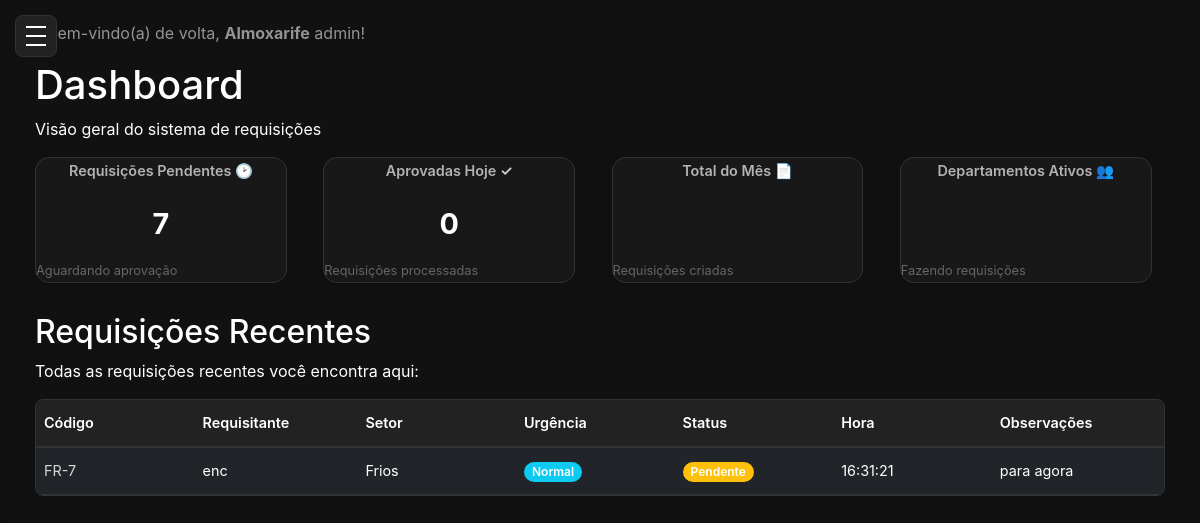
/dashboard/ (signed in), run on the app's committed database.
### core/models.py (models this page shows, shortened)
class User(AbstractUser):
    id = models.UUIDField(primary_key=True, default = uuid.uuid4, editable=False)
    email = models.EmailField(unique=True)
    role = models.CharField(
        max_length=20,
        choices=Role.choices,
        default=Role.Almoxarife,
        verbose_name='Função',
    )
    sector = models.ForeignKey(Sector, on_delete=models.SET_NULL, blank=True, null=True)
    is_active = models.BooleanField(default=True, verbose_name="Ativo")
    USERNAME_FIELD = 'email'  # Ou 'email' se quiser autenticar por email
    REQUIRED_FIELDS = ['username']  # Garante que o email é obrigatório no admin
    class Meta:
        verbose_name = 'Usuário'
        verbose_name_plural = 'Usuários'

class Request(models.Model):
    id = models.UUIDField(primary_key=True, default = uuid.uuid4, editable=False)
    requester = models.ForeignKey(User,
        on_delete=models.PROTECT,
        related_name='requests_made',
        verbose_name="Requisitante",
    )
    atendido_por = models.ForeignKey(User,
        on_delete=models.SET_NULL,
        related_name='requests_attended',
        verbose_name="Atendido por",
        null=True, blank=True
    )
    sector = models.ForeignKey(Sector,
        on_delete=models.PROTECT,
        related_name='requests_from_sector',
        verbose_name="Setor",
    )
    request_code = models.CharField(max_length=20, unique=True, blank=True, null=True, verbose_name="Código da Requisição")
    urgency = models.CharField(
        max_length=10,
        choices=Urgency.choices,
        default=Urgency.NORMAL,
        verbose_name="Urgência",
    )
    observations = models.TextField(max_length=255, verbose_name="Observações")
    status = models.CharField(
        max_length=15,
        choices=RequestStatus.choices,
        default=RequestStatus.PENDING,
        verbose_name="Status",
    )
    created_at = models.DateTimeField(auto_now_add=True, verbose_name="Data da Requisição")
    updated_at = models.DateTimeField(auto_now=True, verbose_name="Ultima Atualização")
    class Meta:
        verbose_name = 'Requisição'
        verbose_name_plural = 'Requisições'
        ordering = ['-created_at']

class Sector(models.Model):
    id = models.UUIDField(primary_key=True, default = uuid.uuid4, editable=False)
    name = models.CharField(max_length=100, unique=True, verbose_name="Nome do Setor")
    created_at = models.DateTimeField(auto_now_add=True)
    updated_at = models.DateTimeField(auto_now=True)
    class Meta:
        verbose_name = 'Setor'
        verbose_name_plural = 'Setores'
        ordering = ['name'] #Ordernar por nome Padrão

### core/views.py (the view, shortened to what this page needs)
# urls.py: path('dashboard/', views.dashboard, name='dashboard'),
@login_required
def dashboard(request):
    now = timezone.now()
    papel = request.user.role
    today = timezone.localdate()
    if papel == Role.Encarregado:
        requisicoes_do_dia = Request.objects.filter(requester=request.user, created_at__date=today).order_by('-created_at')
    else:
        requisicoes_do_dia = Request.objects.filter(created_at__date=today).order_by('-created_at')
    context = {
        'now': now,
        'user': request.user,
        'papel': papel,
        'requisicoes_do_dia': requisicoes_do_dia,
        'data_today': today,
    }
    stats_qs = Request.objects.all()
    user_stats_qs = Request.objects.filter(requester=request.user)
    if papel == Role.Encarregado:
        pendentes = user_stats_qs.filter(status=RequestStatus.PENDING).count()
        aprovadas_hoje = user_stats_qs.filter(status=RequestStatus.APPROVED, updated_at__date=today).count()
        total_mes = user_stats_qs.filter(created_at__month=now.month, created_at__year=now.year).count()
        context.update({
            'pendentes': pendentes,
            'aprovadas_hoje': aprovadas_hoje,
            'total_mes': total_mes,
        })
    else: # Gestor e Almoxarife
        pendentes = stats_qs.filter(status=RequestStatus.PENDING).count()
        em_atendimento = stats_qs.filter(status=RequestStatus.EM_ATENDIMENTO).count()
        aprovadas_hoje = stats_qs.filter(status=RequestStatus.APPROVED, updated_at__date=today).count()
        context.update({
            'pendentes': pendentes,
            'em_atendimento': em_atendimento,
            'aprovadas_hoje': aprovadas_hoje,
        })
    alertas = []
    urgentes_pendentes = Request.objects.filter(status=RequestStatus.PENDING, urgency='URGENTE').count()
    context['alertas'] = alertas
    base_recentes_qs = Request.objects.all()
    if papel == Role.Encarregado:
        base_recentes_qs = Request.objects.filter(requester=request.user)
    recentes_qs = base_recentes_qs.filter(
        Q(status=RequestStatus.EM_ATENDIMENTO) | Q(status=RequestStatus.PENDING)
    ).order_by('-updated_at')[:5]
    recentes = []
    for req in recentes_qs:
        if req.status == RequestStatus.PENDING:
            status_cor = 'warning'
        elif req.status == RequestStatus.EM_ATENDIMENTO:
            status_cor = 'primary'
        elif req.status == RequestStatus.APPROVED:
            status_cor = 'success'
        else:
            status_cor = 'secondary'
        recentes.append({
            'status': dict(RequestStatus.choices).get(req.status, req.status),
            'status_cor': status_cor,
            'request_code': req.request_code,
            'first_item': req.items.first().item_requested if req.items.exists() else 'N/A',
            'solicitante': req.requester.get_full_name() or req.requester.username,
            'setor': req.sector.name if req.sector else '',
            'data': req.updated_at, # Usar updated_at para refletir atividade recente
            'id': req.id
        })
    context['recentes'] = recentes
    return render(request, 'core/dashboard.html', context)

### templates/core/dashboard.html (shortened to what this page needs)
{% extends "base.html" %}
{% load static %}
{% block content %}
    <h1>Dashboard</h1>
    <p>Visão geral do sistema de requisições</p>
    <div class="cards-container">
        <div class="card">
            <div class="card-title">Requisições Pendentes <span class="card-icon">&#128337;</span></div>
            <div class="card-value">{{ pendentes }}</div>
            <div class="card-desc">Aguardando aprovação</div>
        </div>
        <div class="card">
            <div class="card-title">Aprovadas Hoje <span class="card-icon">&#10003;</span></div>
            <div class="card-value">{{ aprovadas_hoje }}</div>
            <div class="card-desc">Requisições processadas</div>
        </div>
        <div class="card">
            <div class="card-title">Total do Mês <span class="card-icon">&#128196;</span></div>
            <div class="card-desc">Requisições criadas</div>
        </div>
        <div class="card">
            <div class="card-title">Departamentos Ativos <span class="card-icon">&#128101;</span></div>
            <div class="card-desc">Fazendo requisições</div>
        </div>
    </div>
    <div class="table-wrapper">
        <h2>Requisições Recentes</h2>
        <p>Todas as requisições recentes você encontra aqui:</p>
        <div class="table-responsive-wrapper">
            <table class="table table-dark table-borderless table-hover">
                <thead>
                    <tr>
                        <th>Código</th>
                        <th>Requisitante</th>
                        <th>Setor</th>
                        <th>Urgência</th>
                        <th>Status</th>
                        <th>Hora</th>
                        <th>Observações</th>
                    </tr>
                </thead>
                <tbody>
                    {% for req in requisicoes_do_dia %}
                        <tr>
                            <td><a href="{% url 'core:detalhe_requisicao' req.id %}">{{ req.request_code }}</a></td>
                            <td>{{ req.requester.get_full_name|default:req.requester.username }}</td>
                            <td>{{ req.sector.name }}</td>
                            <td>
                                {% if req.urgency == 'URGENTE' %}
                                    <span class="badge bg-danger">{{ req.get_urgency_display }}</span>
                                {% else %}
                                    <span class="badge bg-info">{{ req.get_urgency_display }}</span>
                                {% endif %}
                            </td>
                            <td>
                                {% if req.status == 'PENDING' %}
                                    <span class="badge bg-warning">{{ req.get_status_display }}</span>
                                {% elif req.status == 'APPROVED' %}
                                    <span class="badge bg-success">{{ req.get_status_display }}</span>
                                {% else %}
                                    <span class="badge bg-secondary">{{ req.get_status_display }}</span>
                                {% endif %}
                            </td>
                            <td>{{ req.created_at|date:"H:i:s" }}</td>
                            <td>{{ req.observations|truncatechars:50 }}</td>
                        </tr>
                    {% empty %}
                        <tr>
                            <td colspan="7" class="text-center">Nenhuma Requisição encontrada</td>
                        </tr>
                    {% endfor %}
                </tbody>
            </table>
        </div>
    </div>
{% endblock %}

### templates/base.html (shortened to what this page needs)
<!DOCTYPE html>
<html lang="pt-br">
<head>
    <link href="https://cdn.jsdelivr.net/npm/bootstrap@5.3.3/dist/css/bootstrap.min.css" rel="stylesheet">
    {% load static %}
    <link rel="stylesheet" href="{% static 'style.css' %}">
</head>
<body>
    <button class="mobile-menu-toggle" id="mobile-menu-toggle" aria-label="Abrir menu">
        <div class="hamburger">
            <span></span>
            <span></span>
            <span></span>
        </div>
    </button>
    <div class="layout-wrapper">
        <nav class="navbar navbar-dark" style="background-color: #111;">
            <div class="container-fluid">
                <span class="navbar-text">
                    Bem-vindo(a) de volta, <strong>{{ user.get_role_display }}</strong> {{ user.get_full_name|default:user.username }}!
                </span>
            </div>
        </nav>
        {% block content %}{% endblock %}
    </div>
</body>
</html>

### static/style.css (style rules this page uses)
* { margin: 0; padding: 0; box-sizing: border-box; }
html, body { height: 100%; font-family: 'Inter', Arial, sans-serif; background: #111; color: #fff; }
.mobile-menu-toggle { position: fixed; top: 15px; left: 15px; z-index: 20; background: #222; border: 1px solid #333; border-radius: 8px; padding: 10px; cursor: pointer; transition: background 0.2s; }
.mobile-menu-toggle .hamburger { width: 20px; height: 20px; position: relative; display: flex; flex-direction: column; justify-content: space-between; }
.mobile-menu-toggle .hamburger span { width: 100%; height: 2px; background: #fff; transition: all 0.3s ease; }
.badge { background: #fff; color: #0a57e3; font-size: 0.85rem; font-weight: 700; border-radius: 12px; padding: 4px 10px; margin-left: auto; margin-right: 8px; }
.layout-wrapper { flex: 1; background: #111; color: #fff; width: 95vw; min-height: 100vh; padding: 5px; overflow-x: auto; box-sizing: border-box; margin: 0; transition: margin-left 0.3s ease, width 0.3s ease; }
@media (min-width: 769px) { .layout-wrapper { margin-left: 260px; margin-right: auto; margin-left: auto; } }
.cards-container { display: grid; grid-template-columns: repeat(7, 1fr); gap: 1.9px; margin-bottom: 8px; }
.cards-container .card { min-width: 0 !important; max-width: 95%; flex: none !important; min-height: 19px; padding: 1.9px 0; font-size: 0.55rem; box-sizing: border-box; }
.card-title { font-size: 0.45rem; margin-bottom: 1px; }
.card-value { font-size: 0.7rem; margin-bottom: 1px; }
.card-desc { font-size: 0.38rem; }
@media (max-width: 1400px) { .cards-container { grid-template-columns: repeat(4, 1fr); } }
.card { background: #181818; border: 1px solid #333; border-radius: 14px; padding: 17px 13px; min-width: 114px; min-height: 57px; font-size: 0.98rem; color: #fff; box-shadow: 0 2px 8px 0 #0002; transition: transform 0.2s, box-shadow 0.2s; flex: 1; min-width: 190px; }
.card-title { font-size: 0.9rem; color: #b3b3b3; margin-bottom: 8px; font-weight: 600; text-align: center; }
.card-icon { width: 24px; height: 24px; color: #d7d7d7; }
.card-value { font-size: 1.8rem; font-weight: 700; color: #fff; margin-bottom: 4px; text-align: center; }
.card-desc { font-size: 0.8rem; color: #666; }
.card { background: #181818; border: 1px solid #333; border-radius: 14px; padding: 18px 14px; min-width: 120px; min-height: 60px; font-size: 0.98rem; color: #fff; box-shadow: 0 2px 8px 0 #0002; transition: transform 0.2s, box-shadow 0.2s; flex: 1; min-width: 200px; }
.card-title { font-size: 0.9rem; color: #b3b3b3; margin-bottom: 8px; font-weight: 600; }
.card-value { font-size: 1.8rem; font-weight: 700; color: #fff; margin-bottom: 4px; }
.card, .card.p-3 { background: #181818; border: 1px solid #333; border-radius: 14px; padding: 19px 17px; margin-bottom: 24px; box-shadow: 0 2px 8px 0 #0002; min-height: 304px; height: 100%; display: flex; flex-direction: column; justify-content: space-between; }
.cards-container { display: grid; grid-template-columns: repeat(auto-fit, minmax(209px, 1fr)); gap: 23px; margin-bottom: 30px; }
.table-wrapper { margin-top: 20px; overflow-x: auto; border-radius: 8px; box-shadow: 0 2px 8px rgba(0,0,0,0.1); }
.table-responsive-wrapper { overflow-x: auto; border-radius: 8px; background: #181818; border: 1px solid #333; }
.table { width: 100%; margin-bottom: 0; font-size: 0.9rem; }
.table thead th { background: #222; color: #fff; border-bottom: 2px solid #333; padding: 12px 8px; font-weight: 600; text-align: left; white-space: nowrap; min-width: 100px; }
.table tbody td { padding: 12px 8px; border-bottom: 1px solid #333; vertical-align: middle; word-wrap: break-word; max-width: 200px; }
.badge { font-size: 0.75rem; padding: 4px 8px; white-space: nowrap; }
@media (max-width: 1200px) { .table-responsive-wrapper, .table-tabela { overflow-x: auto; } }
@media (max-width: 1200px) { .table { min-width: 800px; } }
.table a { color: #d7d7d7; text-decoration: none; }
.table .badge { border-radius: 12px; font-weight: 600; }
.badge { color: #ffffff !important; }

### data on the page
User: role "Almoxarife", get_full_name "admin"
Request: request_code "FR-7", requester.get_full_name "enc", sector.name "Frios", urgency "Normal", status "Pendente", created_at "16:31:21", observations "para agora"

### other printed values
{{ pendentes }} "7"
{{ aprovadas_hoje }} "0"
